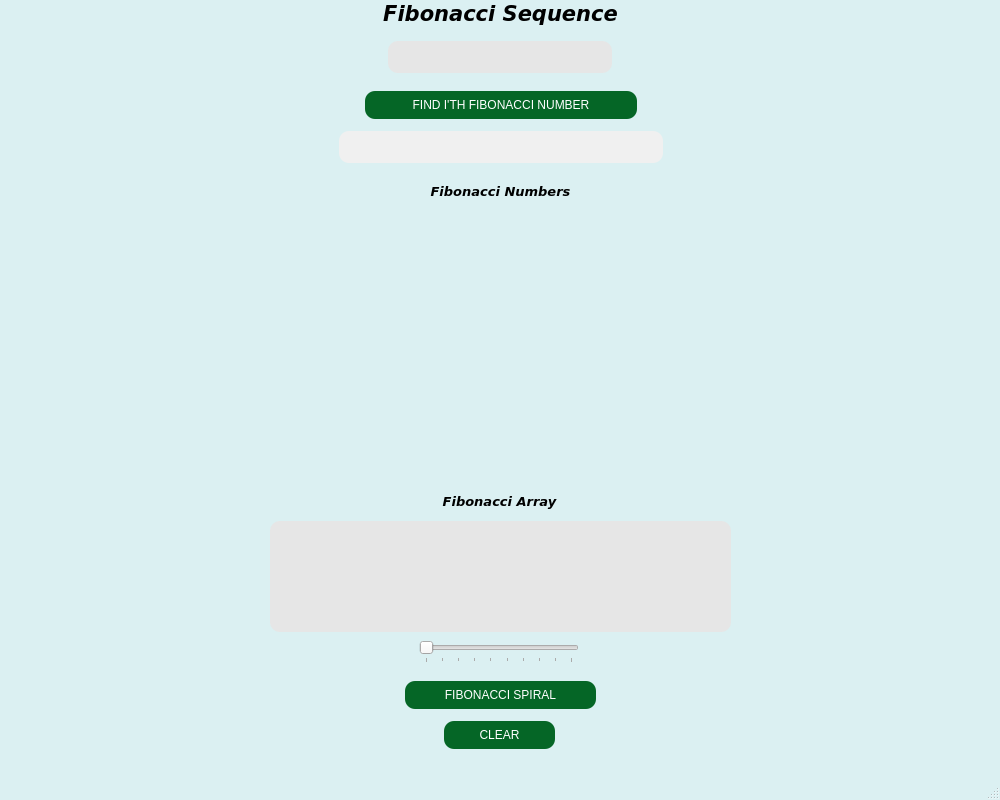
<?xml version="1.0" encoding="UTF-8"?>
<ui version="4.0">
 <class>FibonacciWindow</class>
 <widget class="QMainWindow" name="FibonacciWindow">
  <property name="geometry">
   <rect>
    <x>0</x>
    <y>0</y>
    <width>1000</width>
    <height>800</height>
   </rect>
  </property>
  <property name="minimumSize">
   <size>
    <width>1000</width>
    <height>800</height>
   </size>
  </property>
  <property name="maximumSize">
   <size>
    <width>1000</width>
    <height>800</height>
   </size>
  </property>
  <property name="windowTitle">
   <string>MainWindow</string>
  </property>
  <property name="styleSheet">
   <string notr="true">#FibonacciWindow{
background-color: rgb(219, 240, 242);
}</string>
  </property>
  <widget class="QWidget" name="centralwidget">
   <widget class="QWidget" name="">
    <property name="geometry">
     <rect>
      <x>0</x>
      <y>130</y>
      <width>1001</width>
      <height>34</height>
     </rect>
    </property>
    <layout class="QHBoxLayout" name="horizontalLayout_4">
     <item>
      <spacer name="horizontalSpacer_7">
       <property name="orientation">
        <enum>Qt::Horizontal</enum>
       </property>
       <property name="sizeHint" stdset="0">
        <size>
         <width>40</width>
         <height>20</height>
        </size>
       </property>
      </spacer>
     </item>
     <item>
      <widget class="QLabel" name="result">
       <property name="minimumSize">
        <size>
         <width>324</width>
         <height>32</height>
        </size>
       </property>
       <property name="maximumSize">
        <size>
         <width>324</width>
         <height>32</height>
        </size>
       </property>
       <property name="toolTip">
        <string>Nth Fibonacci Number</string>
       </property>
       <property name="styleSheet">
        <string notr="true">font: 10pt &quot;MS Shell Dlg 2&quot;;
background-color: rgb(240, 240, 240);
border-radius: 10px ;</string>
       </property>
       <property name="text">
        <string/>
       </property>
       <property name="alignment">
        <set>Qt::AlignCenter</set>
       </property>
      </widget>
     </item>
     <item>
      <spacer name="horizontalSpacer_8">
       <property name="orientation">
        <enum>Qt::Horizontal</enum>
       </property>
       <property name="sizeHint" stdset="0">
        <size>
         <width>40</width>
         <height>20</height>
        </size>
       </property>
      </spacer>
     </item>
    </layout>
   </widget>
   <widget class="QWidget" name="">
    <property name="geometry">
     <rect>
      <x>0</x>
      <y>0</y>
      <width>1001</width>
      <height>27</height>
     </rect>
    </property>
    <layout class="QHBoxLayout" name="horizontalLayout">
     <item>
      <spacer name="horizontalSpacer">
       <property name="orientation">
        <enum>Qt::Horizontal</enum>
       </property>
       <property name="sizeHint" stdset="0">
        <size>
         <width>48</width>
         <height>20</height>
        </size>
       </property>
      </spacer>
     </item>
     <item>
      <widget class="QLabel" name="label_5">
       <property name="font">
        <font>
         <family>Verdana</family>
         <pointsize>12</pointsize>
         <weight>75</weight>
         <bold>true</bold>
         <kerning>true</kerning>
        </font>
       </property>
       <property name="text">
        <string>&lt;html&gt;&lt;head/&gt;&lt;body&gt;&lt;p align=&quot;center&quot;&gt;&lt;span style=&quot; font-size:16pt; font-style:italic; color:#000000;&quot;&gt;Fibonacci Sequence&lt;/span&gt;&lt;/p&gt;&lt;/body&gt;&lt;/html&gt;</string>
       </property>
      </widget>
     </item>
     <item>
      <spacer name="horizontalSpacer_2">
       <property name="orientation">
        <enum>Qt::Horizontal</enum>
       </property>
       <property name="sizeHint" stdset="0">
        <size>
         <width>40</width>
         <height>20</height>
        </size>
       </property>
      </spacer>
     </item>
    </layout>
   </widget>
   <widget class="QWidget" name="">
    <property name="geometry">
     <rect>
      <x>3</x>
      <y>210</y>
      <width>991</width>
      <height>278</height>
     </rect>
    </property>
    <layout class="QHBoxLayout" name="horizontalLayout_5">
     <item>
      <spacer name="horizontalSpacer_11">
       <property name="orientation">
        <enum>Qt::Horizontal</enum>
       </property>
       <property name="sizeHint" stdset="0">
        <size>
         <width>40</width>
         <height>20</height>
        </size>
       </property>
      </spacer>
     </item>
     <item>
      <widget class="MplFib" name="MplFib" native="true">
       <property name="minimumSize">
        <size>
         <width>860</width>
         <height>276</height>
        </size>
       </property>
       <property name="maximumSize">
        <size>
         <width>860</width>
         <height>276</height>
        </size>
       </property>
       <property name="styleSheet">
        <string notr="true">background-color: rgba(0,0,0,0);</string>
       </property>
      </widget>
     </item>
     <item>
      <spacer name="horizontalSpacer_12">
       <property name="orientation">
        <enum>Qt::Horizontal</enum>
       </property>
       <property name="sizeHint" stdset="0">
        <size>
         <width>40</width>
         <height>20</height>
        </size>
       </property>
      </spacer>
     </item>
    </layout>
   </widget>
   <widget class="QWidget" name="">
    <property name="geometry">
     <rect>
      <x>0</x>
      <y>90</y>
      <width>1001</width>
      <height>30</height>
     </rect>
    </property>
    <layout class="QHBoxLayout" name="horizontalLayout_3">
     <item>
      <spacer name="horizontalSpacer_5">
       <property name="orientation">
        <enum>Qt::Horizontal</enum>
       </property>
       <property name="sizeHint" stdset="0">
        <size>
         <width>40</width>
         <height>20</height>
        </size>
       </property>
      </spacer>
     </item>
     <item>
      <widget class="QPushButton" name="findfibo_btn">
       <property name="minimumSize">
        <size>
         <width>272</width>
         <height>28</height>
        </size>
       </property>
       <property name="maximumSize">
        <size>
         <width>272</width>
         <height>28</height>
        </size>
       </property>
       <property name="toolTip">
        <string>Find nth Fibonacci Number</string>
       </property>
       <property name="styleSheet">
        <string notr="true">#findfibo_btn{
background-color: rgb(5, 102, 38);
font: 10pt &quot;MS Shell Dlg 2&quot; white;
border-radius: 10px ;
color: white;
}
#findfibo_btn:hover{
background-color:qlineargradient(spread:pad, x1:0, y1:0, x2:0.625, y2:0.761, stop:0 rgba(48, 33, 14, 255), stop:1 rgba(0, 108, 80, 255));
}</string>
       </property>
       <property name="text">
        <string>FIND I'TH FIBONACCI NUMBER</string>
       </property>
      </widget>
     </item>
     <item>
      <spacer name="horizontalSpacer_6">
       <property name="orientation">
        <enum>Qt::Horizontal</enum>
       </property>
       <property name="sizeHint" stdset="0">
        <size>
         <width>40</width>
         <height>20</height>
        </size>
       </property>
      </spacer>
     </item>
    </layout>
   </widget>
   <widget class="QWidget" name="">
    <property name="geometry">
     <rect>
      <x>0</x>
      <y>180</y>
      <width>1001</width>
      <height>23</height>
     </rect>
    </property>
    <layout class="QHBoxLayout" name="horizontalLayout_6">
     <item>
      <spacer name="horizontalSpacer_9">
       <property name="orientation">
        <enum>Qt::Horizontal</enum>
       </property>
       <property name="sizeHint" stdset="0">
        <size>
         <width>40</width>
         <height>20</height>
        </size>
       </property>
      </spacer>
     </item>
     <item>
      <widget class="QLabel" name="label_6">
       <property name="minimumSize">
        <size>
         <width>151</width>
         <height>21</height>
        </size>
       </property>
       <property name="maximumSize">
        <size>
         <width>151</width>
         <height>21</height>
        </size>
       </property>
       <property name="font">
        <font>
         <family>Verdana</family>
         <pointsize>12</pointsize>
         <weight>75</weight>
         <bold>true</bold>
         <kerning>true</kerning>
        </font>
       </property>
       <property name="text">
        <string>&lt;html&gt;&lt;head/&gt;&lt;body&gt;&lt;p align=&quot;center&quot;&gt;&lt;span style=&quot; font-size:10pt; font-style:italic; color:#000000;&quot;&gt;Fibonacci Numbers&lt;/span&gt;&lt;/p&gt;&lt;/body&gt;&lt;/html&gt;</string>
       </property>
      </widget>
     </item>
     <item>
      <spacer name="horizontalSpacer_10">
       <property name="orientation">
        <enum>Qt::Horizontal</enum>
       </property>
       <property name="sizeHint" stdset="0">
        <size>
         <width>40</width>
         <height>20</height>
        </size>
       </property>
      </spacer>
     </item>
    </layout>
   </widget>
   <widget class="QWidget" name="">
    <property name="geometry">
     <rect>
      <x>3</x>
      <y>640</y>
      <width>991</width>
      <height>24</height>
     </rect>
    </property>
    <layout class="QHBoxLayout" name="horizontalLayout_9">
     <item>
      <spacer name="horizontalSpacer_15">
       <property name="orientation">
        <enum>Qt::Horizontal</enum>
       </property>
       <property name="sizeHint" stdset="0">
        <size>
         <width>40</width>
         <height>20</height>
        </size>
       </property>
      </spacer>
     </item>
     <item>
      <widget class="QSlider" name="horizontalSlider">
       <property name="minimumSize">
        <size>
         <width>160</width>
         <height>22</height>
        </size>
       </property>
       <property name="maximumSize">
        <size>
         <width>160</width>
         <height>22</height>
        </size>
       </property>
       <property name="toolTip">
        <string>Set for Fibonacci spiral</string>
       </property>
       <property name="minimum">
        <number>1</number>
       </property>
       <property name="maximum">
        <number>10</number>
       </property>
       <property name="orientation">
        <enum>Qt::Horizontal</enum>
       </property>
       <property name="tickPosition">
        <enum>QSlider::TicksBelow</enum>
       </property>
       <property name="tickInterval">
        <number>1</number>
       </property>
      </widget>
     </item>
     <item>
      <spacer name="horizontalSpacer_16">
       <property name="orientation">
        <enum>Qt::Horizontal</enum>
       </property>
       <property name="sizeHint" stdset="0">
        <size>
         <width>40</width>
         <height>20</height>
        </size>
       </property>
      </spacer>
     </item>
    </layout>
   </widget>
   <widget class="QWidget" name="">
    <property name="geometry">
     <rect>
      <x>0</x>
      <y>680</y>
      <width>1001</width>
      <height>30</height>
     </rect>
    </property>
    <layout class="QHBoxLayout" name="horizontalLayout_10">
     <item>
      <spacer name="horizontalSpacer_17">
       <property name="orientation">
        <enum>Qt::Horizontal</enum>
       </property>
       <property name="sizeHint" stdset="0">
        <size>
         <width>40</width>
         <height>20</height>
        </size>
       </property>
      </spacer>
     </item>
     <item>
      <widget class="QPushButton" name="golden_spiral">
       <property name="minimumSize">
        <size>
         <width>191</width>
         <height>28</height>
        </size>
       </property>
       <property name="maximumSize">
        <size>
         <width>191</width>
         <height>28</height>
        </size>
       </property>
       <property name="toolTip">
        <string>See the Fibonacci Spiral</string>
       </property>
       <property name="styleSheet">
        <string notr="true">#golden_spiral{
background-color: rgb(5, 102, 38);
font: 10pt &quot;MS Shell Dlg 2&quot; white;
border-radius: 10px ;
color: white;
}
#golden_spiral:hover{
background-color:qlineargradient(spread:pad, x1:0, y1:0, x2:0.625, y2:0.761, stop:0 rgba(48, 33, 14, 255), stop:1 rgba(0, 108, 80, 255));
}</string>
       </property>
       <property name="text">
        <string>FIBONACCI SPIRAL</string>
       </property>
      </widget>
     </item>
     <item>
      <spacer name="horizontalSpacer_18">
       <property name="orientation">
        <enum>Qt::Horizontal</enum>
       </property>
       <property name="sizeHint" stdset="0">
        <size>
         <width>40</width>
         <height>20</height>
        </size>
       </property>
      </spacer>
     </item>
    </layout>
   </widget>
   <widget class="QWidget" name="">
    <property name="geometry">
     <rect>
      <x>-1</x>
      <y>40</y>
      <width>1001</width>
      <height>34</height>
     </rect>
    </property>
    <layout class="QHBoxLayout" name="horizontalLayout_2">
     <item>
      <spacer name="horizontalSpacer_3">
       <property name="orientation">
        <enum>Qt::Horizontal</enum>
       </property>
       <property name="sizeHint" stdset="0">
        <size>
         <width>40</width>
         <height>20</height>
        </size>
       </property>
      </spacer>
     </item>
     <item>
      <widget class="QLineEdit" name="n_number">
       <property name="minimumSize">
        <size>
         <width>224</width>
         <height>32</height>
        </size>
       </property>
       <property name="maximumSize">
        <size>
         <width>224</width>
         <height>32</height>
        </size>
       </property>
       <property name="toolTip">
        <string>Enter a number</string>
       </property>
       <property name="styleSheet">
        <string notr="true">background-color: rgb(230, 230, 230);
font: 10pt &quot;MS Shell Dlg 2&quot;;
border-radius: 10px ;</string>
       </property>
       <property name="text">
        <string/>
       </property>
       <property name="alignment">
        <set>Qt::AlignCenter</set>
       </property>
       <property name="placeholderText">
        <string/>
       </property>
      </widget>
     </item>
     <item>
      <spacer name="horizontalSpacer_4">
       <property name="orientation">
        <enum>Qt::Horizontal</enum>
       </property>
       <property name="sizeHint" stdset="0">
        <size>
         <width>40</width>
         <height>20</height>
        </size>
       </property>
      </spacer>
     </item>
    </layout>
   </widget>
   <widget class="QWidget" name="">
    <property name="geometry">
     <rect>
      <x>0</x>
      <y>520</y>
      <width>1001</width>
      <height>113</height>
     </rect>
    </property>
    <layout class="QHBoxLayout" name="horizontalLayout_8">
     <item>
      <spacer name="horizontalSpacer_13">
       <property name="orientation">
        <enum>Qt::Horizontal</enum>
       </property>
       <property name="sizeHint" stdset="0">
        <size>
         <width>40</width>
         <height>20</height>
        </size>
       </property>
      </spacer>
     </item>
     <item>
      <widget class="QLabel" name="fibonacci_series">
       <property name="minimumSize">
        <size>
         <width>461</width>
         <height>111</height>
        </size>
       </property>
       <property name="maximumSize">
        <size>
         <width>461</width>
         <height>111</height>
        </size>
       </property>
       <property name="toolTip">
        <string>Fibonacci Sequence</string>
       </property>
       <property name="styleSheet">
        <string notr="true">font: 10pt &quot;MS Shell Dlg 2&quot;;
background-color: rgb(230, 230, 230);
border-radius: 10px ;</string>
       </property>
       <property name="text">
        <string/>
       </property>
       <property name="alignment">
        <set>Qt::AlignCenter</set>
       </property>
      </widget>
     </item>
     <item>
      <spacer name="horizontalSpacer_14">
       <property name="orientation">
        <enum>Qt::Horizontal</enum>
       </property>
       <property name="sizeHint" stdset="0">
        <size>
         <width>40</width>
         <height>20</height>
        </size>
       </property>
      </spacer>
     </item>
    </layout>
   </widget>
   <widget class="QWidget" name="">
    <property name="geometry">
     <rect>
      <x>4</x>
      <y>720</y>
      <width>991</width>
      <height>30</height>
     </rect>
    </property>
    <layout class="QHBoxLayout" name="horizontalLayout_11">
     <item>
      <spacer name="horizontalSpacer_20">
       <property name="orientation">
        <enum>Qt::Horizontal</enum>
       </property>
       <property name="sizeHint" stdset="0">
        <size>
         <width>40</width>
         <height>20</height>
        </size>
       </property>
      </spacer>
     </item>
     <item>
      <widget class="QPushButton" name="clear_btn">
       <property name="minimumSize">
        <size>
         <width>111</width>
         <height>28</height>
        </size>
       </property>
       <property name="maximumSize">
        <size>
         <width>111</width>
         <height>28</height>
        </size>
       </property>
       <property name="toolTip">
        <string>Clear all values</string>
       </property>
       <property name="styleSheet">
        <string notr="true">#clear_btn{
background-color: rgb(5, 102, 38);
font: 10pt &quot;MS Shell Dlg 2&quot; white;
border-radius: 10px ;
color: white;
}
#clear_btn:hover{
background-color:qlineargradient(spread:pad, x1:0, y1:0, x2:0.625, y2:0.761, stop:0 rgba(48, 33, 14, 255), stop:1 rgba(0, 108, 80, 255));
}</string>
       </property>
       <property name="text">
        <string>CLEAR</string>
       </property>
      </widget>
     </item>
     <item>
      <spacer name="horizontalSpacer_19">
       <property name="orientation">
        <enum>Qt::Horizontal</enum>
       </property>
       <property name="sizeHint" stdset="0">
        <size>
         <width>40</width>
         <height>20</height>
        </size>
       </property>
      </spacer>
     </item>
    </layout>
   </widget>
   <widget class="QWidget" name="">
    <property name="geometry">
     <rect>
      <x>4</x>
      <y>490</y>
      <width>991</width>
      <height>23</height>
     </rect>
    </property>
    <layout class="QHBoxLayout" name="horizontalLayout_7">
     <item>
      <spacer name="horizontalSpacer_21">
       <property name="orientation">
        <enum>Qt::Horizontal</enum>
       </property>
       <property name="sizeHint" stdset="0">
        <size>
         <width>40</width>
         <height>20</height>
        </size>
       </property>
      </spacer>
     </item>
     <item>
      <widget class="QLabel" name="label_7">
       <property name="minimumSize">
        <size>
         <width>151</width>
         <height>21</height>
        </size>
       </property>
       <property name="maximumSize">
        <size>
         <width>151</width>
         <height>21</height>
        </size>
       </property>
       <property name="font">
        <font>
         <family>Verdana</family>
         <pointsize>12</pointsize>
         <weight>75</weight>
         <bold>true</bold>
         <kerning>true</kerning>
        </font>
       </property>
       <property name="text">
        <string>&lt;html&gt;&lt;head/&gt;&lt;body&gt;&lt;p align=&quot;center&quot;&gt;&lt;span style=&quot; font-size:10pt; font-style:italic; color:#000000;&quot;&gt;Fibonacci Array&lt;/span&gt;&lt;/p&gt;&lt;/body&gt;&lt;/html&gt;</string>
       </property>
      </widget>
     </item>
     <item>
      <spacer name="horizontalSpacer_22">
       <property name="orientation">
        <enum>Qt::Horizontal</enum>
       </property>
       <property name="sizeHint" stdset="0">
        <size>
         <width>40</width>
         <height>20</height>
        </size>
       </property>
      </spacer>
     </item>
    </layout>
   </widget>
  </widget>
  <widget class="QMenuBar" name="menubar">
   <property name="geometry">
    <rect>
     <x>0</x>
     <y>0</y>
     <width>1000</width>
     <height>21</height>
    </rect>
   </property>
  </widget>
  <widget class="QStatusBar" name="statusbar"/>
 </widget>
 <customwidgets>
  <customwidget>
   <class>MplFib</class>
   <extends>QWidget</extends>
   <header>mplfib.h</header>
   <container>1</container>
  </customwidget>
 </customwidgets>
 <resources/>
 <connections/>
</ui>
